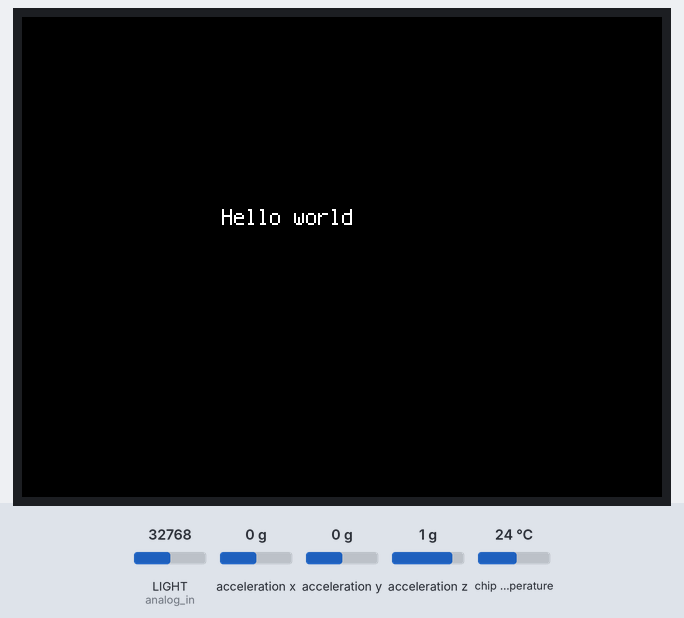
A program run on a simulated CircuitPython board. Shown: 320×240 colour display. Inputs (shaded band) come from the test bench; at power-on: chip temperature 24 °C, LIGHT (analog_in) = 32768, acceleration x 0 g, acceleration y 0 g, acceleration z 1 g (analog values on the 0–65535 scale). What the program prints to the serial console is not drawn.

Above: at 1.2 s.
1.3 s: chip temperature set to 1 °C
At 3.2 s:
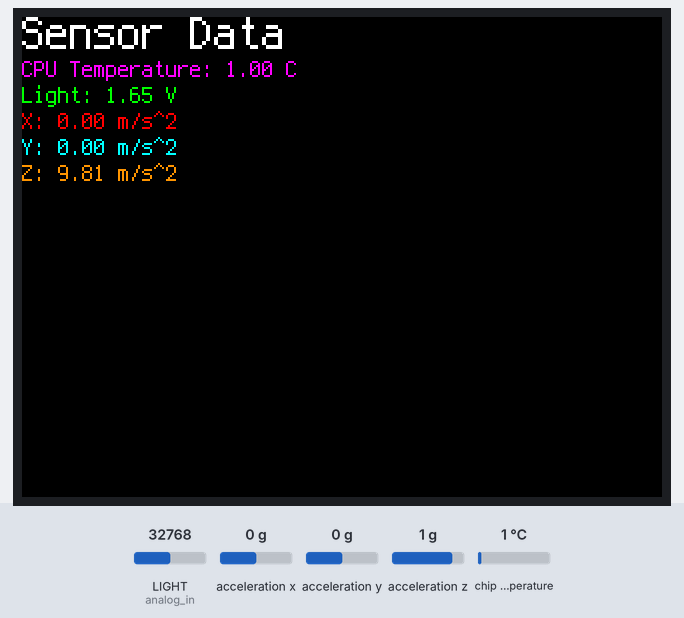
3.5 s: LIGHT (analog_in) set to 45874
5.5 s: acceleration x set to -1.4 g
At 8.4 s:
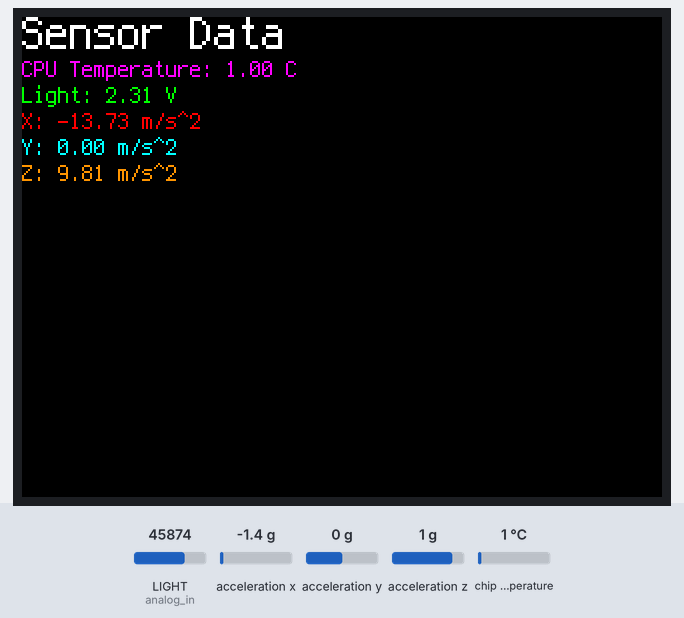
9.5 s: acceleration y set to -1.4 g
At 12.9 s:
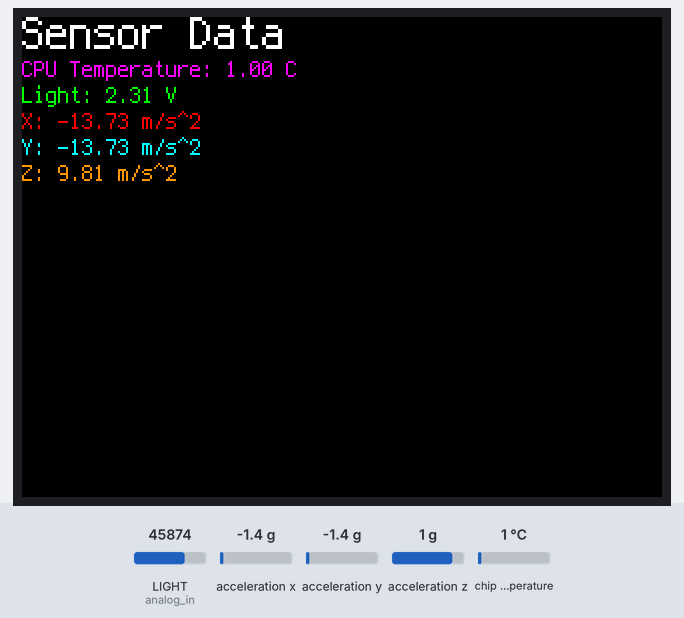
13.5 s: LIGHT (analog_in) set to 63568
15.5 s: acceleration z set to -1.4 g
At 19.1 s:
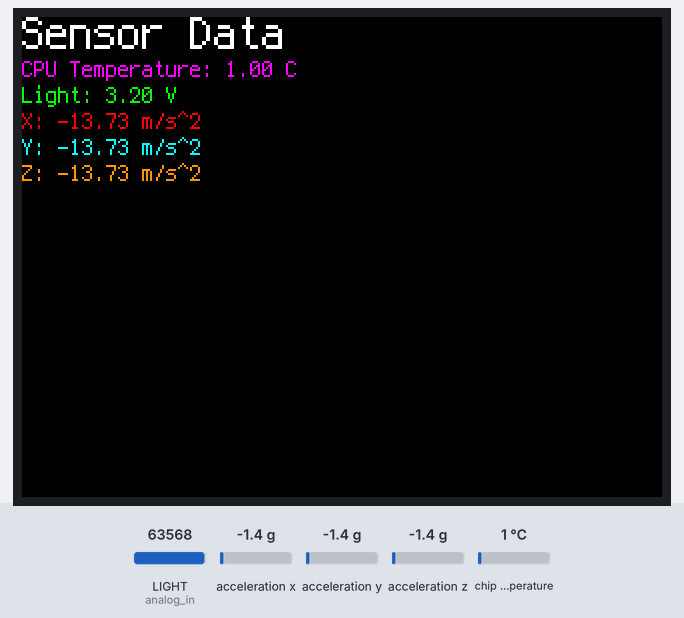
Timing chart, 0 to 20.5 s (numbered marks = the images above; inputs shaded):
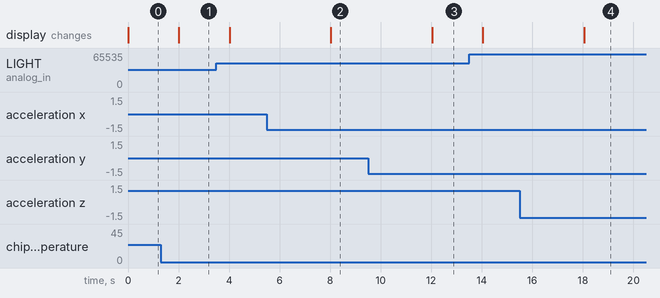

The program:

sensors.py
```python
# Example for the built-in sensors
import board
import terminalio
import time
from digitalio import DigitalInOut, Direction
from analogio import AnalogIn
import microcontroller
import displayio
import adafruit_lis3dh
from adafruit_simple_text_display import SimpleTextDisplay
import busio
from adafruit_display_text import label


i2c_gyro = busio.I2C(board.GYROSCOPE_SCL, board.GYROSCOPE_SDA)

int1 = DigitalInOut(board.GYROSCOPE_INT)

lis3dh = adafruit_lis3dh.LIS3DH_I2C(i2c_gyro, address=0x18, int1=int1)

analog_in = AnalogIn(board.LIGHT) # Light Sensor pin on Wio Terminal

display = board.DISPLAY

text = "Hello world"
text_area = label.Label(terminalio.FONT, text=text)
text_area.x = 100
text_area.y = 100
board.DISPLAY.show(text_area)


def get_voltage(pin):
    return (pin.value * 3.3) / 65536

temperature_data = SimpleTextDisplay(title="Sensor Data", title_scale=2)

while True:
    x, y, z = lis3dh.acceleration
    print("Light Sensor Voltage:", get_voltage(analog_in))
    print(f"CPU: {microcontroller.cpu.temperature}")
    time.sleep(2)
    temperature_data[0].text = "CPU Temperature: {:.2f} C".format(microcontroller.cpu.temperature)
    temperature_data[1].text = "Light: {:.2f} V".format(get_voltage(analog_in))
    temperature_data[2].text = "X: {:.2f} m/s^2".format(x)
    temperature_data[3].text = "Y: {:.2f} m/s^2".format(y)
    temperature_data[4].text = "Z: {:.2f} m/s^2".format(z)

    temperature_data.show()
```

Measured:
- after the input at 1.3 s, the display: changes after 0.72 s (image 1)
- after the input at 5.5 s, the display: changes after 2.5 s (image 2)
- after the input at 9.5 s, the display: changes after 2.5 s (image 3)
- after the input at 15.5 s, the display: changes after 2.5 s (image 4)
